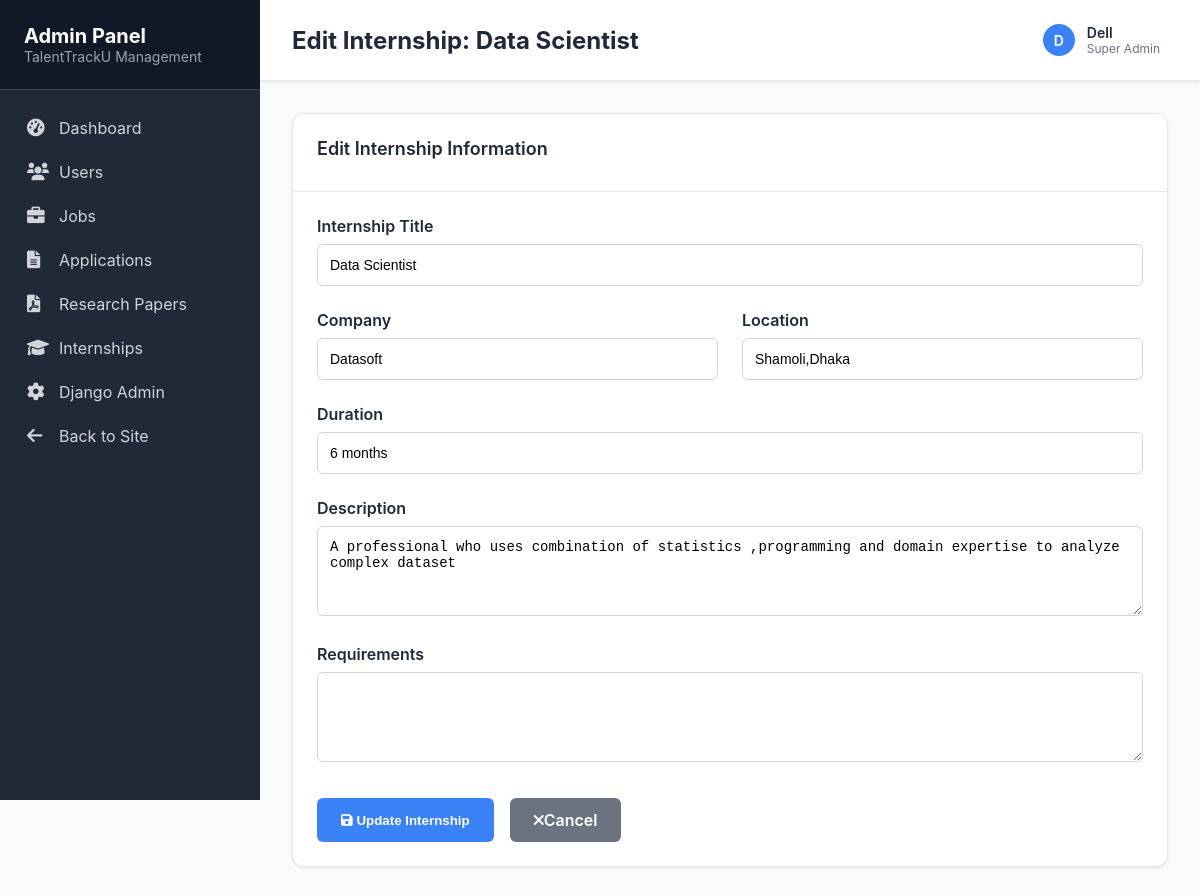
Page /admin-panel/internships/edit/2/ (signed in) on the committed database.
### internship/models.py (models this page shows, shortened)
class Internship(models.Model):
    title = models.CharField(max_length=200)
    company = models.CharField(max_length=100)
    description = models.TextField()
    duration = models.CharField(max_length=50)
    location = models.CharField(max_length=100, blank=True)
    image = models.ImageField(upload_to='internships/', blank=True)
    pdf = models.FileField(upload_to='internships/pdfs/', blank=True, null=True)
    posted_by = models.ForeignKey(User, on_delete=models.CASCADE)
    created_at = models.DateTimeField(auto_now_add=True)

### admin_panel/views.py (the view, shortened to what this page needs)
# urls.py: path('internships/edit/<int:internship_id>/', views.admin_edit_internship, name='admin_edit_internship'),
@superuser_required
def admin_edit_internship(request, internship_id):
    internship = get_object_or_404(Internship, id=internship_id)
    return render(request, 'admin_panel/edit_internship.html', {'internship': internship})

### admin_panel/views.py (called while the page is built)
def superuser_required(view_func):
    return user_passes_test(
        lambda u: u.is_active and u.is_superuser,
        login_url='/admin/login/'
    )(view_func)

### admin_panel/templates/admin_panel/edit_internship.html (shortened to what this page needs)
{% extends 'admin_panel/base.html' %}
{% block page_title %}Edit Internship: {{ internship.title }}{% endblock %}
{% block content %}
<div class="card">
    <div class="card-header">
        <h3 class="card-title">Edit Internship Information</h3>
    </div>
    <div class="card-body">
        <form method="post">
            <div style="margin-bottom: 1.5rem;">
                <label style="display: block; font-weight: 600; margin-bottom: 0.5rem; color: var(--text-primary);">Internship Title</label>
                <input type="text" name="title" value="{{ internship.title }}"
                       style="width: 100%; padding: 0.75rem; border: 1px solid #d1d5db; border-radius: 0.375rem; font-size: 0.875rem;">
            </div>
            <div style="display: grid; grid-template-columns: 1fr 1fr; gap: 1.5rem; margin-bottom: 1.5rem;">
                <div>
                    <label style="display: block; font-weight: 600; margin-bottom: 0.5rem; color: var(--text-primary);">Company</label>
                    <input type="text" name="company" value="{{ internship.company }}"
                           style="width: 100%; padding: 0.75rem; border: 1px solid #d1d5db; border-radius: 0.375rem; font-size: 0.875rem;">
                </div>
                <div>
                    <label style="display: block; font-weight: 600; margin-bottom: 0.5rem; color: var(--text-primary);">Location</label>
                    <input type="text" name="location" value="{{ internship.location }}"
                           style="width: 100%; padding: 0.75rem; border: 1px solid #d1d5db; border-radius: 0.375rem; font-size: 0.875rem;"
                           placeholder="e.g., Remote, New York, etc.">
                </div>
            </div>
            <div style="margin-bottom: 1.5rem;">
                <label style="display: block; font-weight: 600; margin-bottom: 0.5rem; color: var(--text-primary);">Duration</label>
                <input type="text" name="duration" value="{{ internship.duration }}"
                       style="width: 100%; padding: 0.75rem; border: 1px solid #d1d5db; border-radius: 0.375rem; font-size: 0.875rem;"
                       placeholder="e.g., 3 months, 6 months, etc.">
            </div>
            <div style="margin-bottom: 1.5rem;">
                <label style="display: block; font-weight: 600; margin-bottom: 0.5rem; color: var(--text-primary);">Description</label>
                <textarea name="description" rows="4"
                          style="width: 100%; padding: 0.75rem; border: 1px solid #d1d5db; border-radius: 0.375rem; font-size: 0.875rem; resize: vertical;">{{ internship.description }}</textarea>
            </div>
            <div style="margin-bottom: 1.5rem;">
                <label style="display: block; font-weight: 600; margin-bottom: 0.5rem; color: var(--text-primary);">Requirements</label>
                <textarea name="requirements" rows="4"
                          style="width: 100%; padding: 0.75rem; border: 1px solid #d1d5db; border-radius: 0.375rem; font-size: 0.875rem; resize: vertical;">{{ internship.requirements }}</textarea>
            </div>
            <div style="display: flex; gap: 1rem; margin-top: 2rem;">
                <button type="submit" style="background: var(--info); color: white; padding: 0.75rem 1.5rem; border: none; border-radius: 0.375rem; font-weight: 600; cursor: pointer;">
                    <i class="fas fa-save"></i> Update Internship
                </button>
                <a href="{% url 'admin_panel:admin_internships' %}" style="background: var(--text-secondary); color: white; padding: 0.75rem 1.5rem; border: none; border-radius: 0.375rem; font-weight: 600; text-decoration: none; display: inline-flex; align-items: center;">
                    <i class="fas fa-times"></i> Cancel
                </a>
            </div>
        </form>
    </div>
</div>
{% endblock %}

### admin_panel/templates/admin_panel/base.html (shortened to what this page needs)
<!DOCTYPE html>
<html lang="en">
<head>
    <link href="https://cdnjs.cloudflare.com/ajax/libs/font-awesome/6.0.0/css/all.min.css" rel="stylesheet">
</head>
<body>
    <div class="admin-container">
        <div class="sidebar">
            <div class="sidebar-header">
                <h1>Admin Panel</h1>
                <p>TalentTrackU Management</p>
            </div>
            <div class="nav-links">
                <a href="{% url 'admin_panel:admin_dashboard' %}" class="nav-item {% if request.resolver_match.url_name == 'admin_dashboard' %}active{% endif %}">
                    <i class="fas fa-tachometer-alt"></i>
                    Dashboard
                </a>
                <a href="{% url 'admin_panel:admin_users' %}" class="nav-item {% if request.resolver_match.url_name == 'admin_users' %}active{% endif %}">
                    <i class="fas fa-users"></i>
                    Users
                </a>
                <a href="{% url 'admin_panel:admin_jobs' %}" class="nav-item {% if request.resolver_match.url_name == 'admin_jobs' %}active{% endif %}">
                    <i class="fas fa-briefcase"></i>
                    Jobs
                </a>
                <a href="{% url 'admin_panel:admin_applications' %}" class="nav-item {% if request.resolver_match.url_name == 'admin_applications' %}active{% endif %}">
                    <i class="fas fa-file-alt"></i>
                    Applications
                </a>
                <a href="{% url 'admin_panel:admin_research_papers' %}" class="nav-item {% if request.resolver_match.url_name == 'admin_research_papers' %}active{% endif %}">
                    <i class="fas fa-file-pdf"></i>
                    Research Papers
                </a>
                <a href="{% url 'admin_panel:admin_internships' %}" class="nav-item {% if request.resolver_match.url_name == 'admin_internships' %}active{% endif %}">
                    <i class="fas fa-graduation-cap"></i>
                    Internships
                </a>
                <a href="/admin/" class="nav-item" target="_blank">
                    <i class="fas fa-cog"></i>
                    Django Admin
                </a>
                <a href="{% url 'home' %}" class="nav-item">
                    <i class="fas fa-arrow-left"></i>
                    Back to Site
                </a>
            </div>
        </div>
        <div class="main-content">
            <header class="admin-header">
                <div>
                    <h2>{% block page_title %}Dashboard{% endblock %}</h2>
                </div>
                <div class="header-actions">
                    <div class="user-menu">
                        <div class="user-avatar">
                            {{ user.username|first|upper }}
                        </div>
                        <div>
                            <div style="font-weight: 600; font-size: 0.875rem;">{{ user.username }}</div>
                            <div style="color: var(--text-secondary); font-size: 0.75rem;">Super Admin</div>
                        </div>
                    </div>
                </div>
            </header>
            <main class="content-area">
                {% block content %}
                {% endblock %}
            </main>
        </div>
    </div>
</body>
</html>

### admin_panel/templates/admin_panel/base.html (style rules this page uses)
:root { --sidebar-bg: #1f2937; --sidebar-hover: #374151; --sidebar-active: #3b82f6; --header-bg: #ffffff; --content-bg: #f8fafc; --text-primary: #1f2937; --text-secondary: #6b7280; --success: #10b981; --warning: #f59e0b; --danger: #ef4444; --info: #3b82f6; }
* { margin: 0; padding: 0; box-sizing: border-box; }
body { font-family: 'Inter', -apple-system, BlinkMacSystemFont, sans-serif; background: var(--content-bg); color: var(--text-primary); }
.admin-container { display: flex; min-height: 100vh; }
.sidebar { width: 260px; background: var(--sidebar-bg); color: white; position: fixed; height: 100vh; overflow-y: auto; transition: all 0.3s; z-index: 1000; }
.sidebar-header { padding: 1.5rem; border-bottom: 1px solid #374151; background: #111827; }
.sidebar-header h1 { font-size: 1.25rem; font-weight: 700; color: white; }
.sidebar-header p { color: #9ca3af; font-size: 0.875rem; }
.nav-links { padding: 1rem 0; }
.nav-item { display: flex; align-items: center; padding: 0.75rem 1.5rem; color: #d1d5db; text-decoration: none; transition: all 0.3s; border-left: 3px solid transparent; }
.nav-item i { width: 20px; margin-right: 0.75rem; font-size: 1.1rem; }
.main-content { flex: 1; margin-left: 260px; min-height: 100vh; }
.admin-header { background: var(--header-bg); border-bottom: 1px solid #e5e7eb; padding: 1rem 2rem; display: flex; justify-content: space-between; align-items: center; box-shadow: 0 1px 3px rgba(0, 0, 0, 0.1); }
.header-actions { display: flex; align-items: center; gap: 1rem; }
.user-menu { display: flex; align-items: center; gap: 0.75rem; padding: 0.5rem; border-radius: 0.5rem; cursor: pointer; transition: background 0.3s; }
.user-avatar { width: 32px; height: 32px; border-radius: 50%; background: var(--info); color: white; display: flex; align-items: center; justify-content: center; font-weight: 600; font-size: 0.875rem; }
.content-area { padding: 2rem; }
.card { background: white; border-radius: 0.75rem; box-shadow: 0 1px 3px rgba(0, 0, 0, 0.1); border: 1px solid #e5e7eb; }
.card-header { padding: 1.5rem; border-bottom: 1px solid #e5e7eb; }
.card-body { padding: 1.5rem; }
.card-title { font-size: 1.125rem; font-weight: 600; color: var(--text-primary); margin-bottom: 0.5rem; }

### rows in the picture
Internship: title "Data Scientist", company "Datasoft", location "Shamoli,Dhaka", duration "6 months", description "A professional who uses combination of statistics ,programming and domain expertise to analyze complex dataset"

### other values in the picture
{{ user.username|first|upper }} "D"
{{ user.username }} "Dell"
